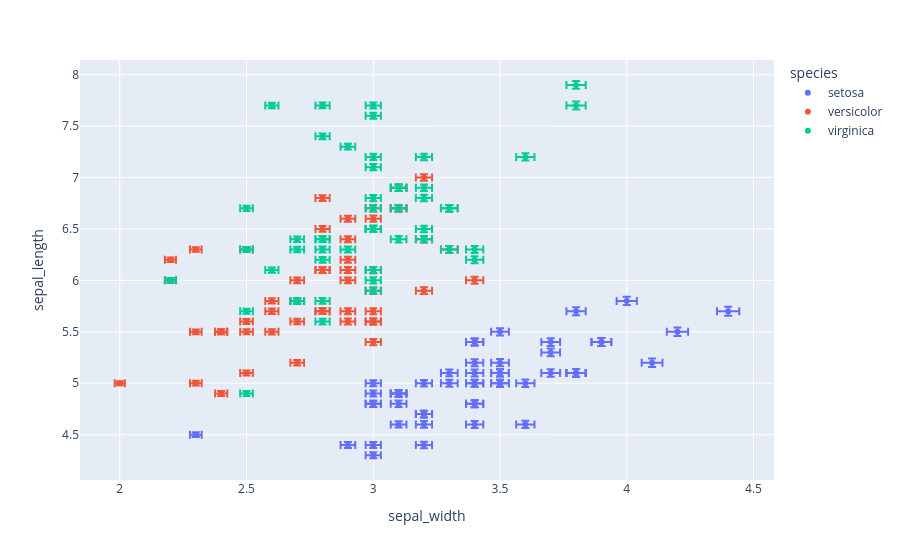

Notebook code cell kept with this figure:
### Code cell
df["e"] = df["sepal_width"]/100
fig = px.scatter(df, x="sepal_width", y="sepal_length", color="species", error_x="e", error_y="e")
fig.show()
